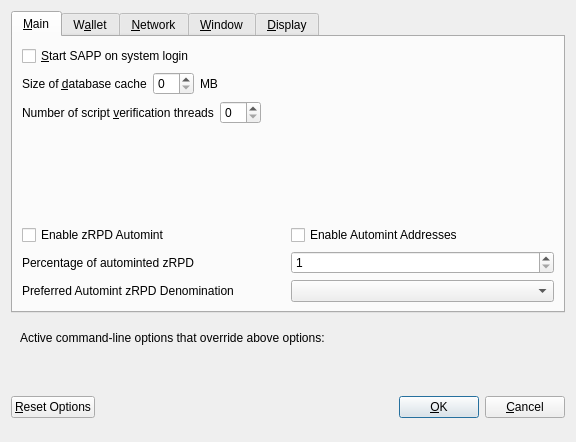
<?xml version="1.0" encoding="UTF-8"?>
<ui version="4.0">
 <class>OptionsDialog</class>
 <widget class="QDialog" name="OptionsDialog">
  <property name="geometry">
   <rect>
    <x>0</x>
    <y>0</y>
    <width>576</width>
    <height>442</height>
   </rect>
  </property>
  <property name="windowTitle">
   <string>Options</string>
  </property>
  <property name="modal">
   <bool>true</bool>
  </property>
  <layout class="QVBoxLayout" name="verticalLayout">
   <item>
    <widget class="QTabWidget" name="tabWidget">
     <property name="currentIndex">
      <number>0</number>
     </property>
     <widget class="QWidget" name="tabMain">
      <attribute name="title">
       <string>&amp;Main</string>
      </attribute>
      <layout class="QVBoxLayout" name="verticalLayout_Main">
       <item>
        <widget class="QCheckBox" name="bitcoinAtStartup">
         <property name="toolTip">
          <string>Automatically start SAPP after logging in to the system.</string>
         </property>
         <property name="text">
          <string>&amp;Start SAPP on system login</string>
         </property>
        </widget>
       </item>
       <item>
        <layout class="QHBoxLayout" name="horizontalLayout_2_Main">
         <item>
          <widget class="QLabel" name="databaseCacheLabel">
           <property name="text">
            <string>Size of &amp;database cache</string>
           </property>
           <property name="textFormat">
            <enum>Qt::PlainText</enum>
           </property>
           <property name="buddy">
            <cstring>databaseCache</cstring>
           </property>
          </widget>
         </item>
         <item>
          <widget class="QSpinBox" name="databaseCache"/>
         </item>
         <item>
          <widget class="QLabel" name="databaseCacheUnitLabel">
           <property name="text">
            <string>MB</string>
           </property>
           <property name="textFormat">
            <enum>Qt::PlainText</enum>
           </property>
          </widget>
         </item>
         <item>
          <spacer name="horizontalSpacer_2_Main">
           <property name="orientation">
            <enum>Qt::Horizontal</enum>
           </property>
           <property name="sizeHint" stdset="0">
            <size>
             <width>40</width>
             <height>20</height>
            </size>
           </property>
          </spacer>
         </item>
        </layout>
       </item>
       <item>
        <layout class="QHBoxLayout" name="horizontalLayout_3_Main">
         <item>
          <widget class="QLabel" name="threadsScriptVerifLabel">
           <property name="text">
            <string>Number of script &amp;verification threads</string>
           </property>
           <property name="textFormat">
            <enum>Qt::PlainText</enum>
           </property>
           <property name="buddy">
            <cstring>threadsScriptVerif</cstring>
           </property>
          </widget>
         </item>
         <item>
          <widget class="QSpinBox" name="threadsScriptVerif">
           <property name="toolTip">
            <string>(0 = auto, &lt;0 = leave that many cores free)</string>
           </property>
          </widget>
         </item>
         <item>
          <spacer name="horizontalSpacer_3_Main">
           <property name="orientation">
            <enum>Qt::Horizontal</enum>
           </property>
           <property name="sizeHint" stdset="0">
            <size>
             <width>40</width>
             <height>20</height>
            </size>
           </property>
          </spacer>
         </item>
        </layout>
       </item>
       <item>
        <spacer name="verticalSpacer_2">
         <property name="orientation">
          <enum>Qt::Vertical</enum>
         </property>
         <property name="sizeHint" stdset="0">
          <size>
           <width>20</width>
           <height>40</height>
          </size>
         </property>
        </spacer>
       </item>
       <item>
        <widget class="QWidget" name="verticalZpivOptionsWidget" native="true">
         <layout class="QVBoxLayout" name="verticalZpivOptionsLayout">
          <property name="margin">
           <number>0</number>
          </property>
          <item>
           <layout class="QHBoxLayout" name="horizontalAutomintingLayout">
            <item>
             <widget class="QCheckBox" name="checkBoxZeromintEnable">
              <property name="toolTip">
               <string>Enable automatic minting of SAPP units to zRPD</string>
              </property>
              <property name="layoutDirection">
               <enum>Qt::LeftToRight</enum>
              </property>
              <property name="text">
               <string>Enable zRPD Automint</string>
              </property>
             </widget>
            </item>
            <item>
             <widget class="QCheckBox" name="checkBoxZeromintAddresses">
              <property name="toolTip">
               <string>Enable automatic zRPD minting from specific addresses</string>
              </property>
              <property name="layoutDirection">
               <enum>Qt::LeftToRight</enum>
              </property>
              <property name="text">
               <string>Enable Automint Addresses</string>
              </property>
             </widget>
            </item>
           </layout>
          </item>
          <item>
           <layout class="QHBoxLayout" name="horizontalZmintPercentageLayout">
            <item>
             <widget class="QLabel" name="percentage_label">
              <property name="toolTip">
               <string>Percentage of incoming SAPP which get automatically converted to zRPD via Zerocoin Protocol (min: 10%)</string>
              </property>
              <property name="text">
               <string>Percentage of autominted zRPD</string>
              </property>
             </widget>
            </item>
            <item>
             <widget class="QSpinBox" name="zeromintPercentage">
              <property name="minimum">
               <number>1</number>
              </property>
              <property name="maximum">
               <number>100</number>
              </property>
             </widget>
            </item>
           </layout>
          </item>
          <item>
           <layout class="QHBoxLayout" name="horizontalLayout" stretch="0,0">
            <property name="sizeConstraint">
             <enum>QLayout::SetFixedSize</enum>
            </property>
            <item>
             <widget class="QLabel" name="labelPreferredDenom">
              <property name="maximumSize">
               <size>
                <width>16777215</width>
                <height>16777215</height>
               </size>
              </property>
              <property name="toolTip">
               <string>Wait with automatic conversion to Zerocoin until enough SAPP for this denomination is available</string>
              </property>
              <property name="text">
               <string>Preferred Automint zRPD Denomination</string>
              </property>
             </widget>
            </item>
            <item>
             <widget class="QComboBox" name="preferredDenom">
              <property name="maximumSize">
               <size>
                <width>16777215</width>
                <height>27</height>
               </size>
              </property>
              <property name="toolTip">
               <string>Wait with automatic conversion to Zerocoin until enough SAPP for this denomination is available</string>
              </property>
              <property name="maxVisibleItems">
               <number>9</number>
              </property>
              <property name="maxCount">
               <number>9</number>
              </property>
             </widget>
            </item>
           </layout>
          </item>
         </layout>
        </widget>
       </item>
      </layout>
     </widget>
     <widget class="QWidget" name="tabWallet">
      <attribute name="title">
       <string>W&amp;allet</string>
      </attribute>
      <layout class="QVBoxLayout" name="verticalLayout_Wallet">
       <item>
        <layout class="QHBoxLayout" name="horizontalLayout_2_Wallet">
         <item>
          <widget class="QLabel" name="labelStakeSplitThresholdText">
           <property name="text">
            <string>Stake split threshold:</string>
           </property>
          </widget>
         </item>
         <item>
          <widget class="QSpinBox" name="spinBoxStakeSplitThreshold">
           <property name="minimum">
            <number>1</number>
           </property>
           <property name="maximum">
            <number>999999</number>
           </property>
          </widget>
         </item>
        </layout>
       </item>
       <item>
        <widget class="QGroupBox" name="groupBox">
         <property name="title">
          <string>Expert</string>
         </property>
         <layout class="QVBoxLayout" name="verticalLayout_2">
          <item>
           <widget class="QCheckBox" name="coinControlFeatures">
            <property name="toolTip">
             <string>Whether to show coin control features or not.</string>
            </property>
            <property name="text">
             <string>Enable coin &amp;control features</string>
            </property>
           </widget>
          </item>
          <item>
           <widget class="QCheckBox" name="showMasternodesTab">
            <property name="toolTip">
             <string>Show additional tab listing all your masternodes in first sub-tab&lt;br/&gt;and all masternodes on the network in second sub-tab.</string>
            </property>
            <property name="text">
             <string>Show Masternodes Tab</string>
            </property>
           </widget>
          </item>
          <item>
           <widget class="QCheckBox" name="spendZeroConfChange">
            <property name="toolTip">
             <string>If you disable the spending of unconfirmed change, the change from a transaction&lt;br/&gt;cannot be used until that transaction has at least one confirmation.&lt;br/&gt;This also affects how your balance is computed.</string>
            </property>
            <property name="text">
             <string>&amp;Spend unconfirmed change</string>
            </property>
           </widget>
          </item>
         </layout>
        </widget>
       </item>
       <item>
        <spacer name="verticalSpacer_Wallet">
         <property name="orientation">
          <enum>Qt::Vertical</enum>
         </property>
         <property name="sizeHint" stdset="0">
          <size>
           <width>20</width>
           <height>40</height>
          </size>
         </property>
        </spacer>
       </item>
      </layout>
     </widget>
     <widget class="QWidget" name="tabNetwork">
      <attribute name="title">
       <string>&amp;Network</string>
      </attribute>
      <layout class="QVBoxLayout" name="verticalLayout_Network">
       <item>
        <widget class="QCheckBox" name="mapPortUpnp">
         <property name="toolTip">
          <string>Automatically open the SAPP client port on the router. This only works when your router supports UPnP and it is enabled.</string>
         </property>
         <property name="text">
          <string>Map port using &amp;UPnP</string>
         </property>
        </widget>
       </item>
       <item>
        <widget class="QCheckBox" name="allowIncoming">
         <property name="toolTip">
          <string>Accept connections from outside</string>
         </property>
         <property name="text">
          <string>Allow incoming connections</string>
         </property>
        </widget>
       </item>
       <item>
        <widget class="QCheckBox" name="connectSocks">
         <property name="toolTip">
          <string>Connect to the SAPP network through a SOCKS5 proxy.</string>
         </property>
         <property name="text">
          <string>&amp;Connect through SOCKS5 proxy (default proxy):</string>
         </property>
        </widget>
       </item>
       <item>
        <layout class="QHBoxLayout" name="horizontalLayout_1_Network">
         <item>
          <widget class="QLabel" name="proxyIpLabel">
           <property name="text">
            <string>Proxy &amp;IP:</string>
           </property>
           <property name="textFormat">
            <enum>Qt::PlainText</enum>
           </property>
           <property name="buddy">
            <cstring>proxyIp</cstring>
           </property>
          </widget>
         </item>
         <item>
          <widget class="QValidatedLineEdit" name="proxyIp">
           <property name="minimumSize">
            <size>
             <width>140</width>
             <height>0</height>
            </size>
           </property>
           <property name="maximumSize">
            <size>
             <width>140</width>
             <height>16777215</height>
            </size>
           </property>
           <property name="toolTip">
            <string>IP address of the proxy (e.g. IPv4: 127.0.0.1 / IPv6: ::1)</string>
           </property>
          </widget>
         </item>
         <item>
          <widget class="QLabel" name="proxyPortLabel">
           <property name="text">
            <string>&amp;Port:</string>
           </property>
           <property name="textFormat">
            <enum>Qt::PlainText</enum>
           </property>
           <property name="buddy">
            <cstring>proxyPort</cstring>
           </property>
          </widget>
         </item>
         <item>
          <widget class="QLineEdit" name="proxyPort">
           <property name="minimumSize">
            <size>
             <width>55</width>
             <height>0</height>
            </size>
           </property>
           <property name="maximumSize">
            <size>
             <width>55</width>
             <height>16777215</height>
            </size>
           </property>
           <property name="toolTip">
            <string>Port of the proxy (e.g. 9050)</string>
           </property>
          </widget>
         </item>
         <item>
          <spacer name="horizontalSpacer_1_Network">
           <property name="orientation">
            <enum>Qt::Horizontal</enum>
           </property>
           <property name="sizeHint" stdset="0">
            <size>
             <width>40</width>
             <height>20</height>
            </size>
           </property>
          </spacer>
         </item>
        </layout>
       </item>
       <item>
        <spacer name="verticalSpacer_Network">
         <property name="orientation">
          <enum>Qt::Vertical</enum>
         </property>
         <property name="sizeHint" stdset="0">
          <size>
           <width>20</width>
           <height>40</height>
          </size>
         </property>
        </spacer>
       </item>
      </layout>
     </widget>
     <widget class="QWidget" name="tabWindow">
      <attribute name="title">
       <string>&amp;Window</string>
      </attribute>
      <layout class="QVBoxLayout" name="verticalLayout_Window">
       <item>
        <widget class="QCheckBox" name="minimizeToTray">
         <property name="toolTip">
          <string>Show only a tray icon after minimizing the window.</string>
         </property>
         <property name="text">
          <string>&amp;Minimize to the tray instead of the taskbar</string>
         </property>
        </widget>
       </item>
       <item>
        <widget class="QCheckBox" name="minimizeOnClose">
         <property name="toolTip">
          <string>Minimize instead of exit the application when the window is closed. When this option is enabled, the application will be closed only after selecting Quit in the menu.</string>
         </property>
         <property name="text">
          <string>M&amp;inimize on close</string>
         </property>
        </widget>
       </item>
       <item>
        <spacer name="verticalSpacer_Window">
         <property name="orientation">
          <enum>Qt::Vertical</enum>
         </property>
         <property name="sizeHint" stdset="0">
          <size>
           <width>20</width>
           <height>40</height>
          </size>
         </property>
        </spacer>
       </item>
      </layout>
     </widget>
     <widget class="QWidget" name="tabDisplay">
      <attribute name="title">
       <string>&amp;Display</string>
      </attribute>
      <layout class="QVBoxLayout" name="verticalLayout_Display">
       <item>
        <layout class="QHBoxLayout" name="horizontalLayout_1_Display">
         <item>
          <widget class="QLabel" name="langLabel">
           <property name="text">
            <string>User Interface &amp;language:</string>
           </property>
           <property name="textFormat">
            <enum>Qt::PlainText</enum>
           </property>
           <property name="buddy">
            <cstring>lang</cstring>
           </property>
          </widget>
         </item>
         <item>
          <widget class="QValueComboBox" name="lang">
           <property name="toolTip">
            <string>The user interface language can be set here. This setting will take effect after restarting SAPP.</string>
           </property>
          </widget>
         </item>
        </layout>
       </item>
       <item>
        <widget class="QLabel" name="label_3">
         <property name="toolTip">
          <string notr="true"/>
         </property>
         <property name="statusTip">
          <string notr="true"/>
         </property>
         <property name="whatsThis">
          <string notr="true"/>
         </property>
         <property name="accessibleName">
          <string notr="true"/>
         </property>
         <property name="text">
          <string>Language missing or translation incomplete? Help contributing translations here:
https://www.transifex.com/pivx-project/pivx-project-translations</string>
         </property>
         <property name="wordWrap">
          <bool>true</bool>
         </property>
         <property name="openExternalLinks">
          <bool>true</bool>
         </property>
         <property name="textInteractionFlags">
          <set>Qt::TextBrowserInteraction</set>
         </property>
        </widget>
       </item>
       <item>
        <layout class="QHBoxLayout" name="horizontalLayout_2_Display" stretch="0,0">
         <item>
          <widget class="QLabel" name="themeLabel">
           <property name="text">
            <string>User Interface Theme:</string>
           </property>
          </widget>
         </item>
         <item>
          <widget class="QValueComboBox" name="theme"/>
         </item>
        </layout>
       </item>
       <item>
        <widget class="QWidget" name="verticalZpivDisplayWidget" native="true">
         <layout class="QVBoxLayout" name="verticalZpivDisplayLayout">
          <property name="margin">
           <number>0</number>
          </property>
          <item>
           <widget class="Line" name="line">
            <property name="orientation">
             <enum>Qt::Horizontal</enum>
            </property>
           </widget>
          </item>
          <item>
           <layout class="QHBoxLayout" name="horizontalLayout_3_Display">
            <item>
             <widget class="QLabel" name="unitLabel">
              <property name="text">
               <string>Unit to show amounts in:</string>
              </property>
              <property name="textFormat">
               <enum>Qt::PlainText</enum>
              </property>
             </widget>
            </item>
            <item>
             <widget class="QValueComboBox" name="unit">
              <property name="toolTip">
               <string>Choose the default subdivision unit to show in the interface and when sending coins.</string>
              </property>
             </widget>
            </item>
           </layout>
          </item>
          <item>
           <layout class="QHBoxLayout" name="horizontalLayout_4_Display">
            <item>
             <widget class="QLabel" name="digitsLabel">
              <property name="text">
               <string>Decimal digits</string>
              </property>
             </widget>
            </item>
            <item>
             <widget class="QValueComboBox" name="digits"/>
            </item>
           </layout>
          </item>
          <item>
           <layout class="QHBoxLayout" name="horizontalLayout_5_Display">
            <item>
             <widget class="QCheckBox" name="checkBoxHideZeroBalances">
              <property name="toolTip">
               <string>Hide empty balances</string>
              </property>
              <property name="layoutDirection">
               <enum>Qt::LeftToRight</enum>
              </property>
              <property name="text">
               <string>Hide empty balances</string>
              </property>
             </widget>
            </item>
            <item>
             <widget class="QCheckBox" name="checkBoxHideOrphans">
              <property name="toolTip">
               <string>Hide orphan stakes in transaction lists</string>
              </property>
              <property name="text">
               <string>Hide orphan stakes</string>
              </property>
             </widget>
            </item>
            <item>
             <spacer name="horizontalSpacer">
              <property name="orientation">
               <enum>Qt::Horizontal</enum>
              </property>
              <property name="sizeHint" stdset="0">
               <size>
                <width>40</width>
                <height>20</height>
               </size>
              </property>
             </spacer>
            </item>
           </layout>
          </item>
          <item>
           <layout class="QHBoxLayout" name="horizontalLayout_6_Display">
            <item>
             <widget class="QLabel" name="thirdPartyTxUrlsLabel">
              <property name="toolTip">
               <string>Third party URLs (e.g. a block explorer) that appear in the transactions tab as context menu items. %s in the URL is replaced by transaction hash. Multiple URLs are separated by vertical bar |.</string>
              </property>
              <property name="text">
               <string>Third party transaction URLs</string>
              </property>
             </widget>
            </item>
            <item>
             <widget class="QLineEdit" name="thirdPartyTxUrls">
              <property name="toolTip">
               <string>Third party URLs (e.g. a block explorer) that appear in the transactions tab as context menu items. %s in the URL is replaced by transaction hash. Multiple URLs are separated by vertical bar |.</string>
              </property>
             </widget>
            </item>
           </layout>
          </item>
         </layout>
        </widget>
       </item>
       <item>
        <spacer name="verticalSpacer">
         <property name="orientation">
          <enum>Qt::Vertical</enum>
         </property>
         <property name="sizeHint" stdset="0">
          <size>
           <width>20</width>
           <height>40</height>
          </size>
         </property>
        </spacer>
       </item>
      </layout>
     </widget>
    </widget>
   </item>
   <item>
    <widget class="QFrame" name="frame">
     <layout class="QVBoxLayout" name="verticalLayout_Bottom">
      <item>
       <layout class="QHBoxLayout" name="horizontalLayout_Bottom">
        <item>
         <widget class="QLabel" name="overriddenByCommandLineInfoLabel">
          <property name="text">
           <string>Active command-line options that override above options:</string>
          </property>
          <property name="textFormat">
           <enum>Qt::PlainText</enum>
          </property>
         </widget>
        </item>
        <item>
         <spacer name="horizontalSpacer_Bottom">
          <property name="orientation">
           <enum>Qt::Horizontal</enum>
          </property>
          <property name="sizeHint" stdset="0">
           <size>
            <width>40</width>
            <height>20</height>
           </size>
          </property>
         </spacer>
        </item>
       </layout>
      </item>
      <item>
       <widget class="QLabel" name="overriddenByCommandLineLabel">
        <property name="text">
         <string/>
        </property>
        <property name="textFormat">
         <enum>Qt::PlainText</enum>
        </property>
        <property name="wordWrap">
         <bool>true</bool>
        </property>
       </widget>
      </item>
     </layout>
    </widget>
   </item>
   <item>
    <layout class="QHBoxLayout" name="horizontalLayout_Buttons">
     <item>
      <widget class="QPushButton" name="resetButton">
       <property name="toolTip">
        <string>Reset all client options to default.</string>
       </property>
       <property name="text">
        <string>&amp;Reset Options</string>
       </property>
       <property name="autoDefault">
        <bool>false</bool>
       </property>
      </widget>
     </item>
     <item>
      <spacer name="horizontalSpacer_1">
       <property name="orientation">
        <enum>Qt::Horizontal</enum>
       </property>
       <property name="sizeHint" stdset="0">
        <size>
         <width>40</width>
         <height>48</height>
        </size>
       </property>
      </spacer>
     </item>
     <item>
      <widget class="QLabel" name="statusLabel">
       <property name="minimumSize">
        <size>
         <width>200</width>
         <height>0</height>
        </size>
       </property>
       <property name="font">
        <font>
         <weight>75</weight>
         <bold>true</bold>
        </font>
       </property>
       <property name="text">
        <string/>
       </property>
       <property name="textFormat">
        <enum>Qt::PlainText</enum>
       </property>
       <property name="wordWrap">
        <bool>true</bool>
       </property>
      </widget>
     </item>
     <item>
      <spacer name="horizontalSpacer_2">
       <property name="orientation">
        <enum>Qt::Horizontal</enum>
       </property>
       <property name="sizeHint" stdset="0">
        <size>
         <width>40</width>
         <height>48</height>
        </size>
       </property>
      </spacer>
     </item>
     <item>
      <widget class="QPushButton" name="okButton">
       <property name="text">
        <string>&amp;OK</string>
       </property>
       <property name="autoDefault">
        <bool>false</bool>
       </property>
       <property name="default">
        <bool>true</bool>
       </property>
      </widget>
     </item>
     <item>
      <widget class="QPushButton" name="cancelButton">
       <property name="text">
        <string>&amp;Cancel</string>
       </property>
       <property name="autoDefault">
        <bool>false</bool>
       </property>
      </widget>
     </item>
    </layout>
   </item>
  </layout>
 </widget>
 <customwidgets>
  <customwidget>
   <class>QValidatedLineEdit</class>
   <extends>QLineEdit</extends>
   <header>qvalidatedlineedit.h</header>
  </customwidget>
  <customwidget>
   <class>QValueComboBox</class>
   <extends>QComboBox</extends>
   <header>qvaluecombobox.h</header>
  </customwidget>
 </customwidgets>
 <resources/>
 <connections/>
</ui>
